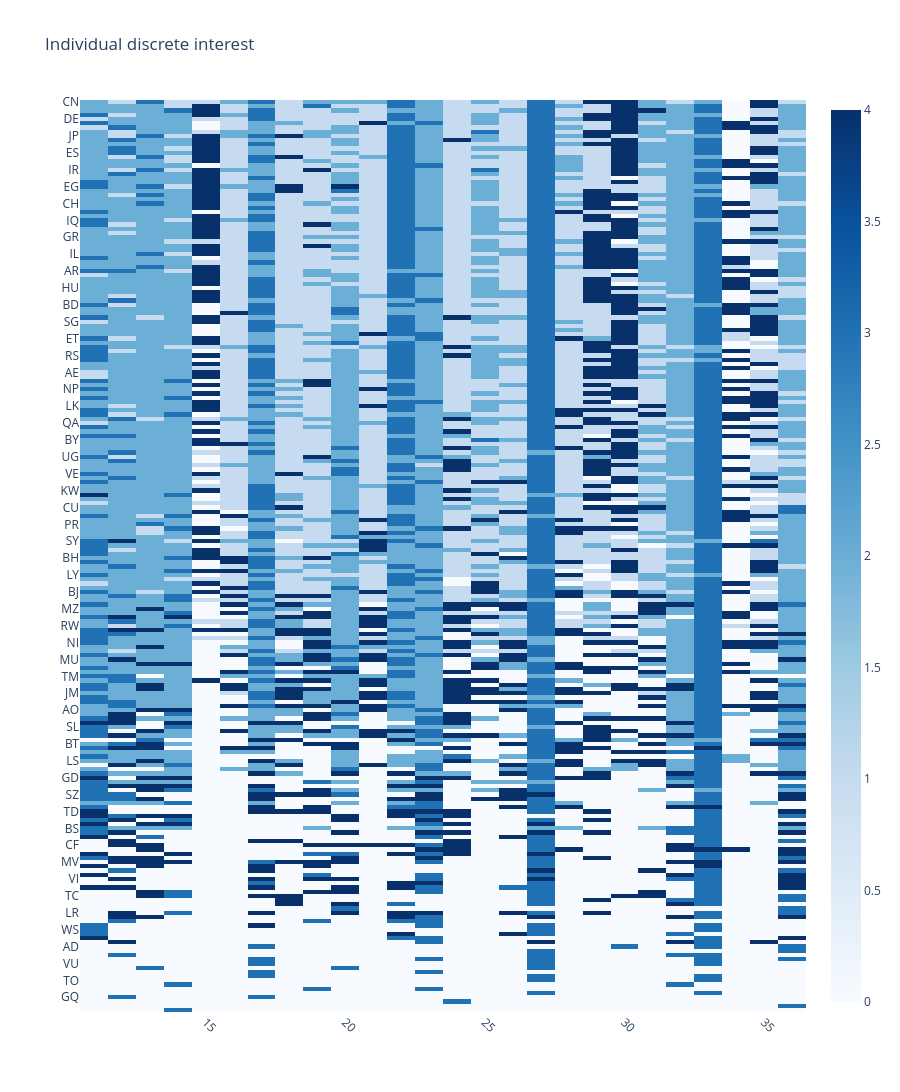

Notebook cell for this chart:
### Code cell
x_labels = df_im.columns
y_labels = df_cs.sum(axis=1).sort_values(ascending=False).index
uf.plotly_heatmap(
    df_im.loc[y_labels],
    x_labels=x_labels,
    y_labels=y_labels,
    title="Individual discrete interest",
    colorscale="non",
    y_type="country",
    # x_type="subfield"
)

### Figure 1 — Plotly figure (JSON) as saved in the notebook; plotly's stock layout.template omitted (floating-point values rounded to 4 significant figures; data arrays with more than 128 entries replaced by an {"elided": "..."} marker saying what was removed)
{"data": [{"colorscale": [[0, "rgb(247,251,255)"], [0.125, "rgb(222,235,247)"], [0.25, "rgb(198,219,239)"], [0.375, "rgb(158,202,225)"], [0.5, "rgb(107,174,214)"], [0.625, "rgb(66,146,198)"], [0.75, "rgb(33,113,181)"], [0.875, "rgb(8,81,156)"], [1, "rgb(8,48,107)"]], "customdata": {"elided": "216x26x2 mixed values"}, "hovertemplate": "<b>X: </b>%{customdata[0]}<br><b>Y: </b>%{customdata[1]}<br><b>Z: </b> %{z:.3f}<br><extra></extra>", "type": "heatmap", "x": [11, 12, 13, 14, 15, 16, 17, 18, 19, 20, 21, 22, 23, 24, 25, 26, 27, 28, 29, 30, 31, 32, 33, 34, 35, 36], "y": {"elided": "216 str values"}, "z": {"elided": "216x26 int values"}}], "layout": {"height": 4320, "title": {"text": "Individual discrete interest"}, "xaxis": {"automargin": true, "tickangle": 45}, "yaxis": {"automargin": true, "autorange": "reversed"}}}
